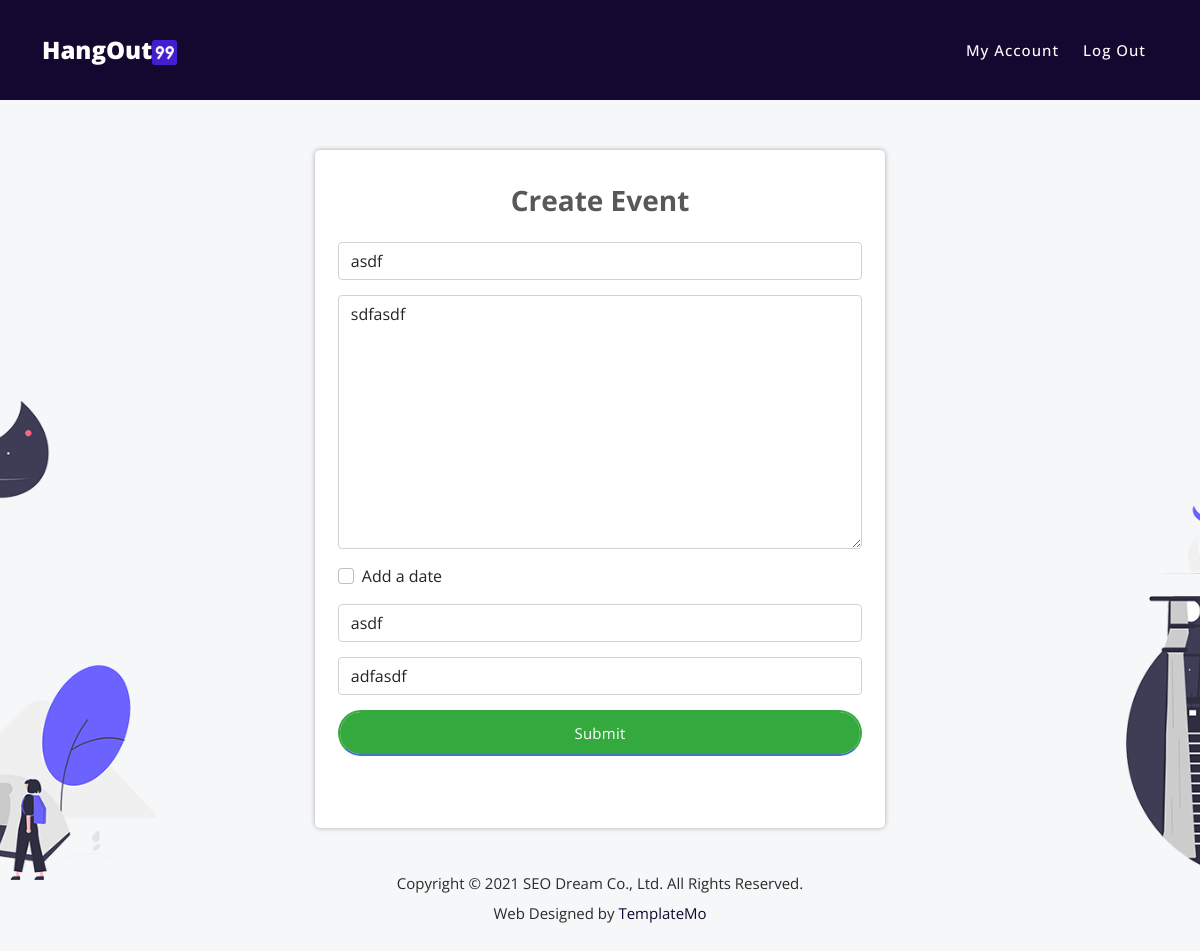
The page /event/edit/1 (signed in) on the database as committed earlier.
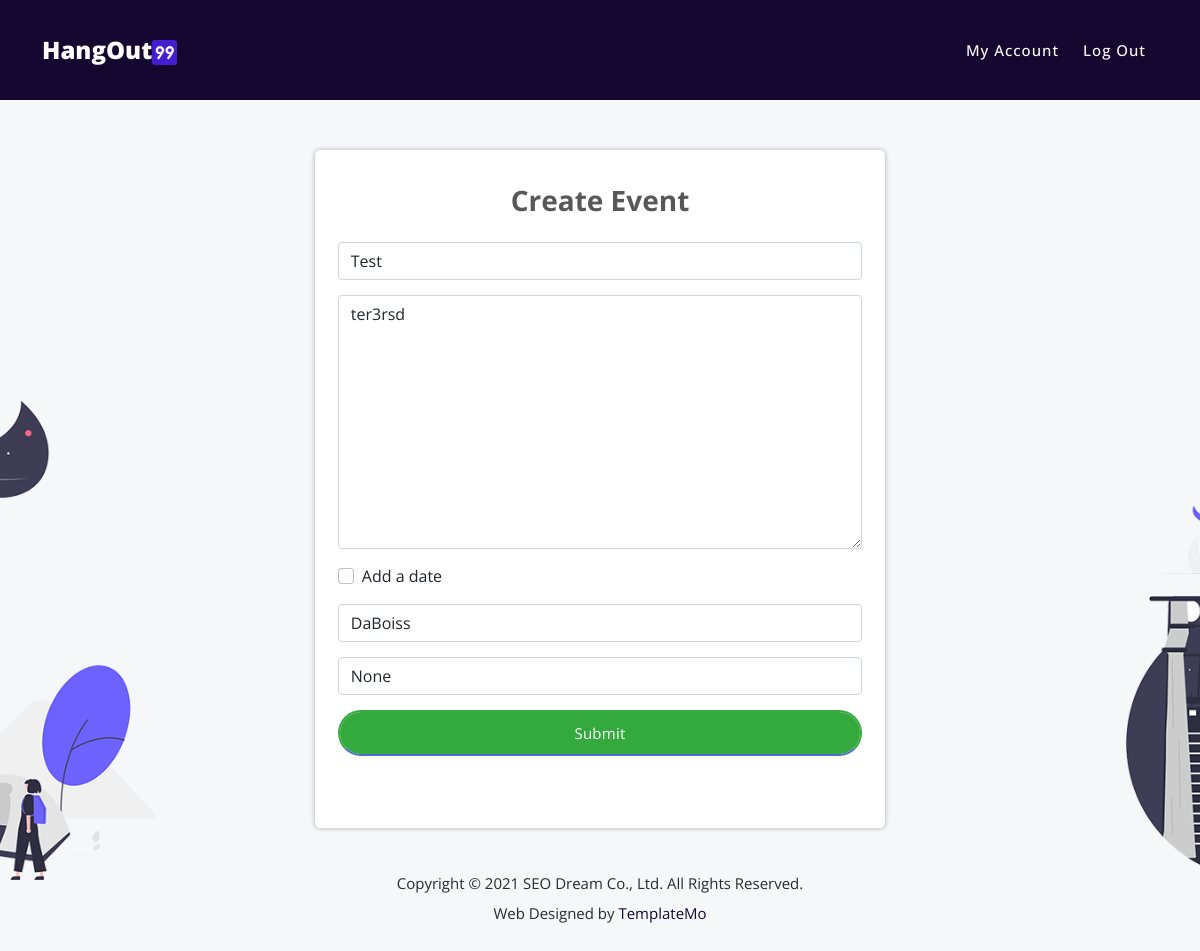
The same page on the database as committed later.
### main/models.py (models this page shows)
class Event(db.Model):
    __tablename__ = "events"
    ID = db.Column(db.Integer, primary_key = True, nullable = False, autoincrement=True)
    Creator_ID = db.Column(db.Integer, nullable = False)
    Name = db.Column(db.String(256), nullable = False)
    Description = db.Column(db.String(256), nullable = False)
    DateTime = db.Column(db.DateTime, nullable = True)
    Location = db.Column(db.String(256), nullable = True)
    Link = db.Column(db.String(256), nullable = True)
    Users = db.relationship("User", secondary=interested_event, backref="event")
    UnavailableUsers = db.relationship("User", secondary=unavailable_event, backref="unavailableEvent")
    Comments = db.relationship("Comment", backref="Event")
    Photos = db.relationship("Photo", backref="Event")
    Hangout_ID = db.Column(db.String(256), db.ForeignKey('hangoutgroups.Name'))
    def __repr__(self):
        return f"{self.Name}"

### main/event.py (the view, shortened to what this page needs)
@eventbp.route('/edit/<int:id>', methods = ['GET', 'POST'])
@login_required
def edit(id):
    this_event = Event.query.filter_by(ID = id).first()
    if current_user.ID != this_event.Creator_ID:
        return redirect(url_for('event.explore'))
    if this_event is None:
        return redirect(url_for('main.index'))
    form = createEditForm(current_user, this_event)
    return render_template("event/edit.html", event = this_event, form = form)

### main/form.py
    class EditEvent(FlaskForm):
        title = StringField("Title *", validators=[InputRequired()], render_kw={"placeholder": "Name of the event", "value" : event.Name})
        description = TextAreaField("Description *", validators=[InputRequired()], render_kw={"rows":"10","placeholder": "Description of the event"})
        date = DateField("Date", validators=[Optional()])
        time = TimeField("Time", validators=[Optional()])
        location = StringField("Location address", validators=[Optional()], render_kw={"placeholder": "Location address", "value" : event.Location})
        group = SelectField("Hangout Group", choices=groups(current_user))
        submit = SubmitField("Submit")

### main/form.py (called while the page is built)
def groups(current_user):
    groups = []
    for group in current_user.hangoutgroup:
        groups.append( ( (group.Name), group.Name))
    return groups

### main/routes.py (called while the page is built)
@login_manager.user_loader
def load_user(id):
    return User.query.filter_by(ID = id).first()

### main/templates/event/edit.html (shortened to what this page needs)
{% extends "template.html" %}
{% block body %}
<main style="margin-top: 150px;">
    <form method="POST">
        <div class="container">
            <div class="row">
                <div class="content-body">
                    <h3 style="color: rgb(88, 88, 88);"><strong>Create Event</strong></h3> <br>
                    <div class="form-group">
                        {{form.title (class="black-text form-control")}}
                    </div>
                    <div class="form-group">
                        <textarea class="black-text form-control" id="description" name="description" placeholder="Description of the event" required rows="10">{{event.Description}}</textarea>
                    </div>
                    <div class="form-check mb-3" style="text-align: left;">
                        <input type="checkbox" class="form-check-input" onClick="changeDate()" id="exampleCheck1">
                        <label class="form-check-label" for="exampleCheck1">{% if event.DateTime %}Edit the Date and Time{% else %}Add a date{% endif %}</label>
                    </div>
                    <div class="form-group">
                        {{form.group (class="black-text form-control")}}
                    </div>
                    <div class="form-group">
                        {{form.location (class="black-text form-control")}}
                    </div>
                    {{form.submit (class="black-text form-control btn btn-success")}}
                </div>
            </div>
        </div>
    </form>
</main>
{% endblock %}

Rows that differ between the two databases and show on the page:
changed Event: description "sdfasdf" → "ter3rsd"
Other text that changed with them:
form field title: "asdf" → "Test"
form field group: "asdf" → "DaBoiss"
form field location: "adfasdf" → "None"
